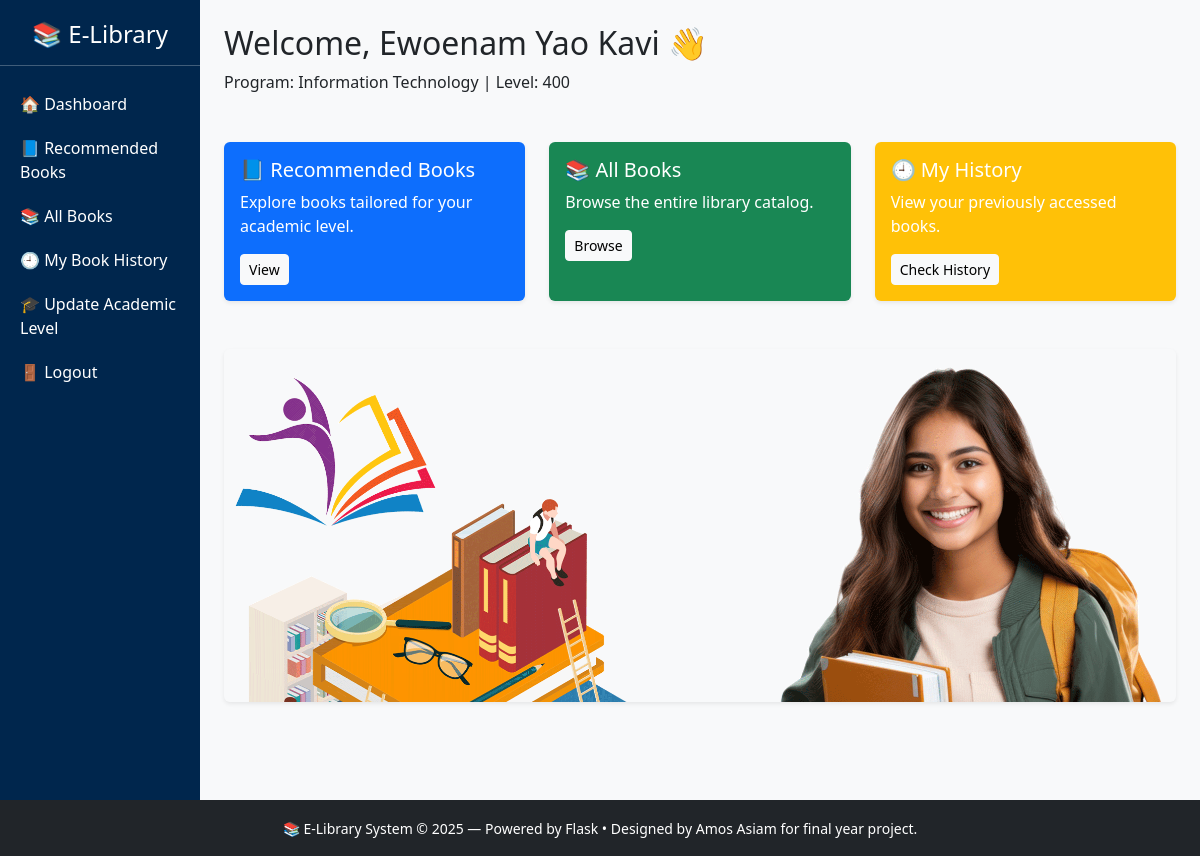
The app's page /dashboard (signed in) with its own data.
### app.py (models this page shows)
class User(db.Model, UserMixin):
    id = db.Column(db.Integer, primary_key=True)
    name = db.Column(db.String(100), nullable=False)
    email = db.Column(db.String(100), unique=True, nullable=False)
    password = db.Column(db.String(200), nullable=False)
    role = db.Column(db.String(20), default='student')
    program = db.Column(db.String(100), nullable=True)
    level = db.Column(db.String(10), nullable=True)

### app.py (the view)
@app.route('/dashboard')
@login_required
def dashboard():
    if current_user.role == 'admin':
        return render_template('admin_dashboard.html', user=current_user)
    elif current_user.role == 'student':
        return render_template('student_dashboard.html', user=current_user)
    elif current_user.role == 'lecturer':
        return redirect(url_for('lecturer_dashboard'))
    else:
        return "Unknown role"

### app.py (called while the page is built)
@login_manager.user_loader
def load_user(user_id):
    return User.query.get(int(user_id))

@app.context_processor
def inject_now():
    return {'current_year': datetime.now().year}

### templates/student_dashboard.html (shortened to what this page needs)
{% extends "layout.html" %}
{% block sidebar %}
  <a href="/dashboard">🏠 Dashboard</a>
  <a href="/books">📘 Recommended Books</a>
  <a href="/library">📚 All Books</a>
  <a href="/history">🕘 My Book History</a>
  <a href="/update-level">🎓 Update Academic Level</a>
  <a href="/logout">🚪 Logout</a>
{% endblock %}
{% block content %}
  <h2>Welcome, {{ user.name }} 👋</h2>
  <p>Program: {{ user.program }} | Level: {{ user.level }}</p>
  <div class="row row-cols-1 row-cols-md-3 g-4 mt-4">
    <div class="col">
      <div class="card border-0 shadow-sm h-100 text-white bg-primary">
        <div class="card-body">
          <h5 class="card-title">📘 Recommended Books</h5>
          <p class="card-text">Explore books tailored for your academic level.</p>
          <a href="/books" class="btn btn-light btn-sm">View</a>
        </div>
      </div>
    </div>
    <div class="col">
      <div class="card border-0 shadow-sm h-100 text-white bg-success">
        <div class="card-body">
          <h5 class="card-title">📚 All Books</h5>
          <p class="card-text">Browse the entire library catalog.</p>
          <a href="/library" class="btn btn-light btn-sm">Browse</a>
        </div>
      </div>
    </div>
    <div class="col">
      <div class="card border-0 shadow-sm h-100 text-white bg-warning">
        <div class="card-body">
          <h5 class="card-title">🕘 My History</h5>
          <p class="card-text">View your previously accessed books.</p>
          <a href="/history" class="btn btn-light btn-sm">Check History</a>
        </div>
      </div>
    </div>
  </div>
  <div class="mt-5">
  <img src="{{ url_for('static', filename='img/libbrary.png') }}"
       alt="Library Illustration"
       class="img-fluid rounded shadow-sm w-100"
       style="max-height: 400px; object-fit: cover;">
</div>
{% endblock %}

### templates/layout.html (style rules this page uses)
body { background-color: #f8f9fa; }
.sidebar a { color: white; text-decoration: none; display: block; padding: 10px 20px; }

### records on screen
User: name "Ewoenam Yao Kavi", program "Information Technology", level "400"
